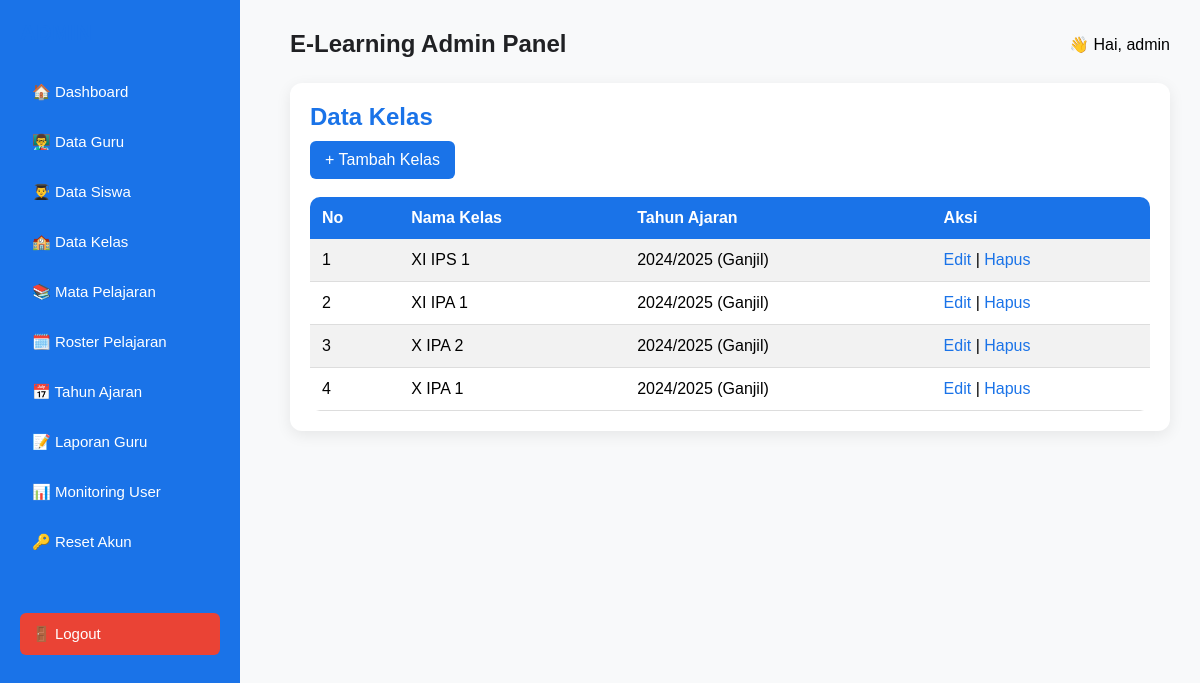
The app's page /views/admin/kelas.php (signed in) with its own data.
### tables this page shows
CREATE TABLE `kelas` (
  `id` int(11) NOT NULL,
  `nama_kelas` varchar(50) NOT NULL,
  `id_tahun_ajaran` int(11) NOT NULL
);

CREATE TABLE `tahun_ajaran` (
  `id` int(11) NOT NULL,
  `tahun` varchar(9) NOT NULL,
  `semester` enum('Ganjil','Genap') NOT NULL,
  `is_active` tinyint(1) NOT NULL DEFAULT 0
);

### views/admin/kelas.php (the view, shortened to what this page needs)
<?php
include "../../config.php";
?>
<!DOCTYPE html>
<html>
<head>
<link rel="stylesheet" href="../../assets/css/style.css">
</head>
<body>
<?php include "sidebar.php"; ?>
<div class="content">
<?php include "header.php"; ?>
<div class="card">
    <h2>Data Kelas</h2>
    <a href="kelas_add.php" class="btn">+ Tambah Kelas</a>
    <br><br>
    <table class="tabel">
        <tr>
            <th>No</th>
            <th>Nama Kelas</th>
            <th>Tahun Ajaran</th>
            <th>Aksi</th>
        </tr>
        <?php
        $no = 1;
        $data = mysqli_query($conn,
            "SELECT kelas.*, tahun_ajaran.tahun, tahun_ajaran.semester
             FROM kelas
             JOIN tahun_ajaran ON kelas.id_tahun_ajaran = tahun_ajaran.id
             ORDER BY kelas.id DESC"
        );
        while($d = mysqli_fetch_assoc($data)){
        ?>
        <tr>
            <td><?= $no++; ?></td>
            <td><?= $d['nama_kelas']; ?></td>
            <td><?= $d['tahun'].' ('.$d['semester'].')'; ?></td>
            <td>
                <a href="kelas_edit.php?id=<?= $d['id']; ?>">Edit</a> |
                <a href="kelas_delete.php?id=<?= $d['id']; ?>" onclick="return confirm('Hapus kelas ini?')">Hapus</a>
            </td>
        </tr>
        <?php } ?>
    </table>
</div>
</div>
</body>
</html>

### assets/css/style.css (style rules this page uses)
* { box-sizing: border-box; }
body { margin:0; padding:0; font-family:'Poppins', sans-serif; background:#F8F9FA; }
h2 { margin:0 0 10px; color:#1A73E8; }
.content { margin-left:260px; padding:30px; }
.card { background:white; padding:20px; border-radius:12px; box-shadow:0 4px 15px rgba(0,0,0,0.08); margin-bottom:20px; }
.tabel { width:100%; border-collapse:collapse; background:white; border-radius:10px; overflow:hidden; }
.tabel th { background:#1A73E8; color:white; padding:12px; text-align:left; }
.tabel td { padding:10px; border-bottom:1px solid #ddd; }
.btn { appearance: none; display:inline-block; padding:10px 15px; background:#1A73E8; color:white; text-decoration:none; font-family: inherit; border: 0; border-radius:6px; }
a { color:#1A73E8; text-decoration:none; }
.tabel tr:nth-child(even) { background:#f2f2f2; }
.tabel td, .tabel th { padding:12px; }

### records on screen
kelas: nama_kelas "XI IPS 1", id_tahun_ajaran.tahun "2024/2025", id_tahun_ajaran.semester "Ganjil"
kelas: nama_kelas "XI IPA 1", id_tahun_ajaran.tahun "2024/2025", id_tahun_ajaran.semester "Ganjil"
kelas: nama_kelas "X IPA 2", id_tahun_ajaran.tahun "2024/2025", id_tahun_ajaran.semester "Ganjil"
kelas: nama_kelas "X IPA 1", id_tahun_ajaran.tahun "2024/2025", id_tahun_ajaran.semester "Ganjil"

### other values on screen
$_SESSION['username'] "admin"
